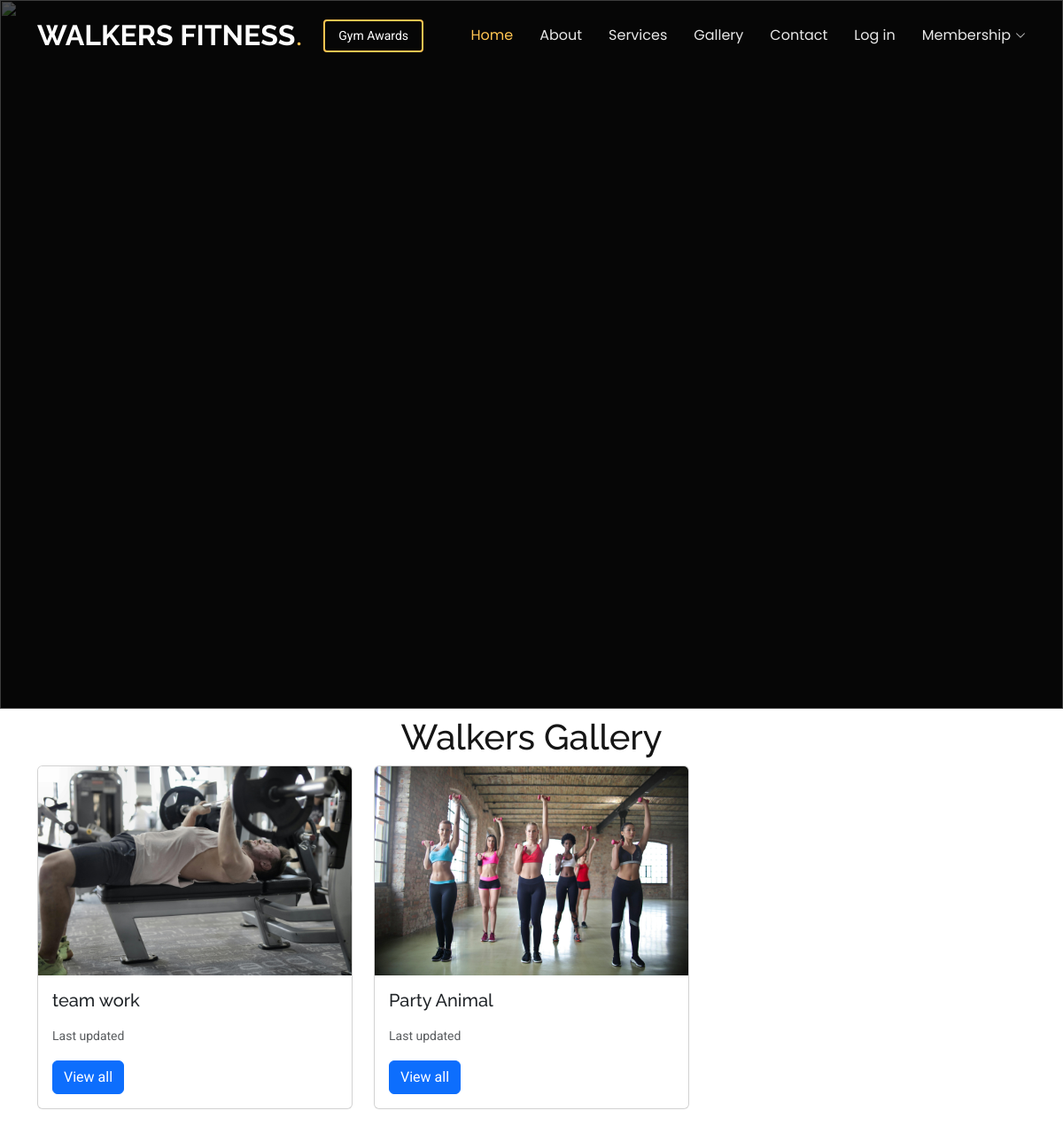
The page /gallery on the database its author committed.
### main/models.py (models this page shows, shortened)
class Gallery(models.Model):
    title = models.CharField(max_length=255)
    details=models.TextField()
    img =models.ImageField(upload_to= "gallery/", null= True )
    time_tag= models.DateTimeField( auto_now_add=True, null= True)

### main/views.py (the view)
# urls.py: path('gallery', views.gallery, name= 'gallery'),
def gallery(request):
    gallery= models.Gallery.objects.all().order_by('-id')
    context= {"gallery":gallery}
    return render(request, 'gallery.html', context)

### templates/gallery.html (shortened to what this page needs)
{% extends "base.html" %}
{% block body %}
  <div class="container mt-2">
    <center><h1>Walkers Gallery</h1></center>
    <div class="row">
      {% for p in gallery %}
      <div class="col-md-4">
        <div class="card">
          <img src="{{p.img.url}}" class="card-img-top" alt="...">
          <div class="card-body">
            <h5 class="card-title">{{p.title}}</h5>
            <p class="card-text"><small class="text-muted">Last updated {{p.timetag}}</small></p>
            <a href="{% url 'gallery_detail' p.id %}" class="btn btn-primary">View all</a>
          </div>
        </div>
      </div>
      {% endfor %}
    </div>
    <br><br>
{% endblock body %}

### static/assets/css/main.css (style rules this page uses)
:root { --default-font: "Roboto", system-ui, -apple-system, "Segoe UI", Roboto, "Helvetica Neue", Arial, "Noto Sans", "Liberation Sans", sans-serif, "Apple Color Emoji", "Segoe UI Emoji", "Segoe UI Symbol", "Noto Color Emoji"; --heading-font: "Raleway", sans-serif; --nav-font: "Poppins", sans-serif; }
:root { --background-color: #ffffff; --default-color: #444444; --heading-color: #151515; --accent-color: #ffc451; --surface-color: #ffffff; --contrast-color: #312f2f; }
:root { --nav-color: rgba(255, 255, 255, 0.905); --nav-hover-color: #ffc451; --nav-mobile-background-color: #ffffff; --nav-dropdown-background-color: #ffffff; --nav-dropdown-color: #212529; --nav-dropdown-hover-color: #ffc451; }
:root { scroll-behavior: smooth; }
body { color: var(--default-color); background-color: var(--background-color); font-family: var(--default-font); }
a { color: var(--accent-color); text-decoration: none; transition: 0.3s; }
h1, h2, h3, h4, h5, h6 { color: var(--heading-color); font-family: var(--heading-font); }

### rows shown on the page
Gallery: img (picture), title "team work"
Gallery: img (picture), title "Party Animal"
